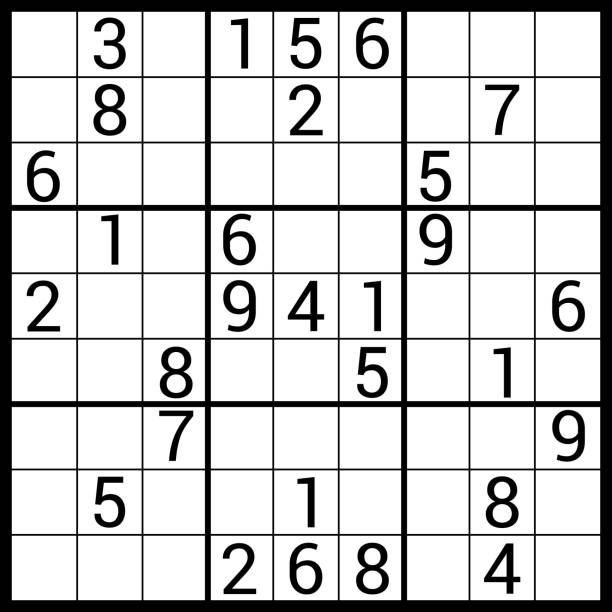
#> input picture CV-Practice/Sudoku.jpg, 612 x 612 px
$ python hough-trans.py
#> lines starting #> are read from the running program, lines starting #| are printed output that depends on the picture; after the words box and inside, x2 and y2 are one past the last pixel; in counts of white or black regions, pixels touching at a corner belong together
import cv2
import numpy as np

# Hough transform is a popular technique to detect any shape, if you can represent that shape in a mathematical form. It can detect a shape even if it is broken or distorted a bit
# A line in an image can be represented with two variables... Cartesian coords y = mx + b or Polar coords xcos(theta) + ysin(theta) = r

# Hough Space is represented in the mc space rather than the xy space
# Hough space allows us to represent a single point rather than needing to do a collection of points -> this is the capabilities of using the mc space
# formula for mc space is c = xm + ym -> slope is x and y is intercept
# every point is a line that intersects with each other at a single point to give the (m, c) point

# Hough transform algo
# Edge detection EX Canny edge detector
# Mapping of edge points to Hough space and storae in an accumulator
# Interpretation of accumulator yield lines of infinite length. Done by thresholding and possbily other constraints
# Conversion of infinite lines to finite lines

img  = cv2.imread('Sudoku.jpg')
#> img is the input picture: shape (612, 612, 3); min 0, max 255, mean 205.1
gray = cv2.cvtColor(img, cv2.COLOR_BGR2GRAY)
edges = cv2.Canny(gray, 50, 150, apertureSize=3) # canny edge detection, 50 and 150 are the first and second threshold
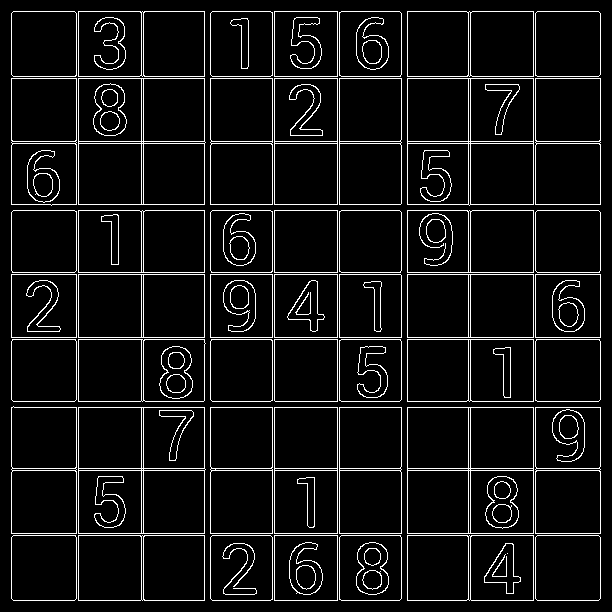
#> edges: shape (612, 612); 7.3% white in thin lines or dots
cv2.imshow('Canny', edges)
# lines in HoughLines is in polar coords, rep by 2 or 3 element vectors either rho theta or rho theta and vertz
lines = cv2.HoughLines(edges, 1, np.pi / 180, 200) # Houghlines takes source img, row value is distance resolution of acc in pixels, theta which is angle resolution of acc in radians, acc threshold parameter -> only returns lines within threshold
#> lines = 36 rows, first 8: [78, 0], [337, 0], [407, 0], [533, 0], [78, 1.57], [337, 1.57], [533, 1.57], [274, 0]

for line in lines:
    # rho is distance from coord (0, 0) (top left), and theta is line rotation angle in radians
    # want to tranform into normal cartesian coordinates for line formula
    rho, theta = line[0]
    a = np.cos(theta)
    b = np.sin(theta)
    # x0 and y0 will give origin/top left corner of image
    x0 = a * rho
    y0 = b * rho
    # x1 stores the rounded off value of (rho * cos(theta) + 1000 * sin(theta))
    x1 = int(x0 + 1000 * (-b))
    # y1 stores the rounded off value of (r * sin(theta) + 1000 * cos(theta))
    y1 = int(y0 + 1000 * (a))
    # x2 stores the rounded off value of (r * cos(theta) - 1000 * sin(theta))
    x2 = int(x0 - 1000 * (-b))
    # y1 stores the rounded off value of (r * sin(theta) - 1000 * cos(theta))
    y2 = int(y0 - 1000 * (a))
    cv2.line(img, (x1, y1), (x2, y2), (0, 0, 255), 2) # 2 is line thickness
#> this loop made 36 passes
#> (rho, theta, a, b, x0, y0, x1, y1) on passes 1 to 12: (78, 0, 1, 0, 78, 0, 78, 1000), (337, 0, 1, 0, 337, 0, 337, 1000), (407, 0, 1, 0, 407, 0, 407, 1000), (533, 0, 1, 0, 533, 0, 533, 1000), (78, 1.57, -4.37e-08, 1, -3.41e-06, 78, -1000, 77), (337, 1.57, -4.37e-08, 1, -1.47e-05, 337, -1000, 336), (533, 1.57, -4.37e-08, 1, -2.33e-05, 533, -1000, 532), (274, 0, 1, 0, 274, 0, 274, 1000), (274, 1.57, -4.37e-08, 1, -1.2e-05, 274, -1000, 273), (407, 1.57, -4.37e-08, 1, -1.78e-05, 407, -1000, 406), (204, 1.57, -4.37e-08, 1, -8.92e-06, 204, -1000, 203), (204, 0, 1, 0, 204, 0, 204, 1000)
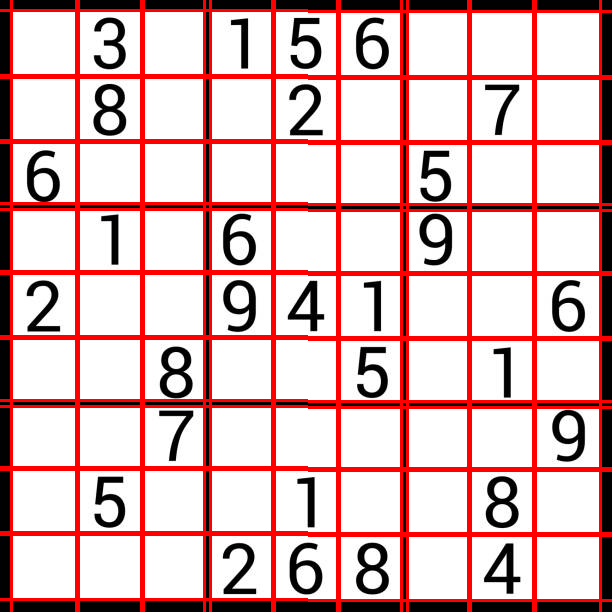
#> img: shape (612, 612, 3); 15.07% of pixels changed, all inside (x1, y1, x2, y2) = (0, 0, 612, 612)

cv2.imshow('image', img)
k = cv2.waitKey(0)
#> (key Esc is pressed here)
cv2.destroyAllWindows()

$ run again, with CV-Practice/HalfB-HalfW.jpg copied over CV-Practice/Sudoku.jpg
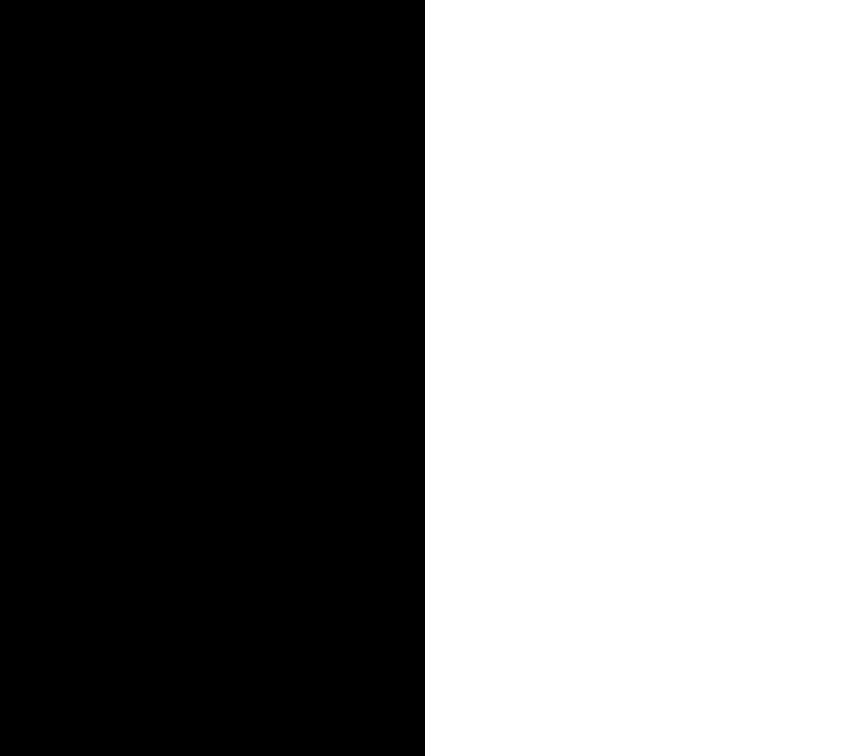
#> input picture CV-Practice/HalfB-HalfW.jpg, 850 x 756 px
#> img is the input picture: shape (756, 850, 3); min 0, max 255, mean 127.5
#> `edges = cv2.Canny(gray, 50, 150, apertureSize=3)`:
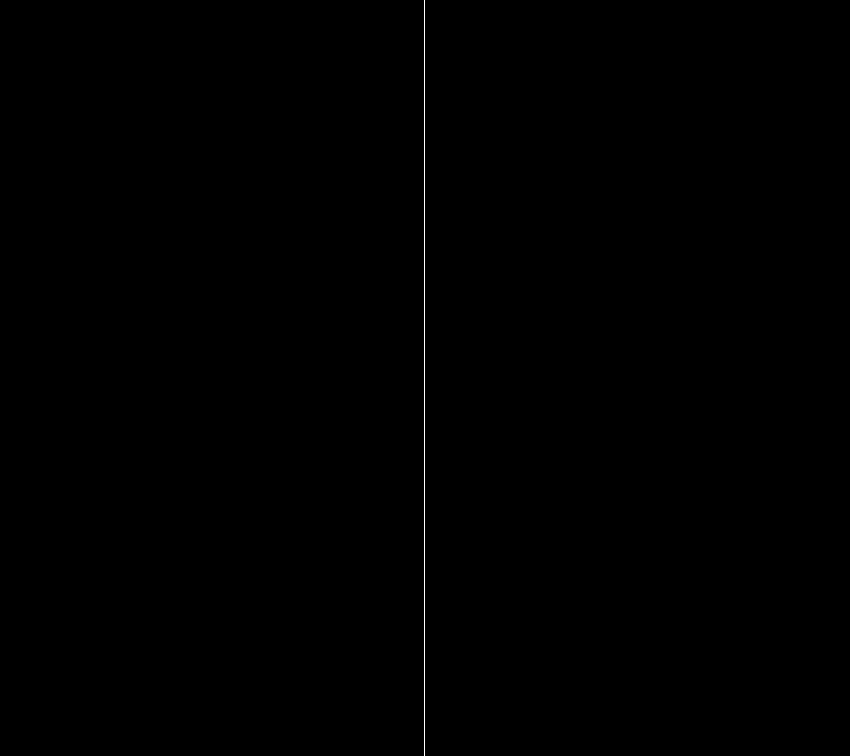
#> edges: shape (756, 850); 0.12% white in thin lines or dots, all inside (x1, y1, x2, y2) = (424, 0, 425, 756)
#> lines = [[424, 0]]
#> the loop `for line in lines:` made 1 pass
#> (rho, theta, a, b, x0, y0, x1, y1) on pass 1: (424, 0, 1, 0, 424, 0, 424, 1000)
#> after the loop `for line in lines:`:
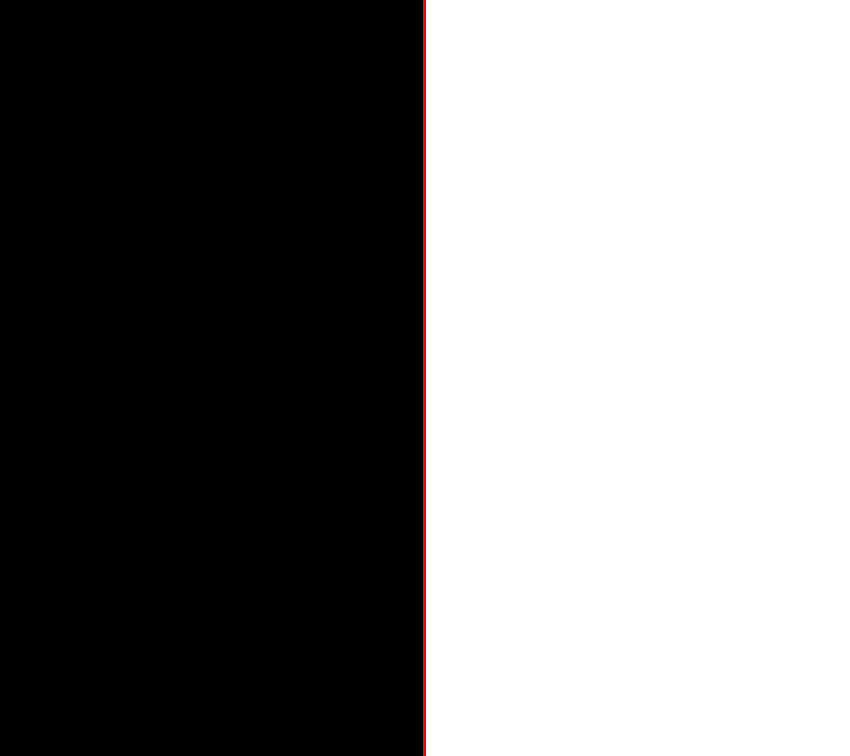
#> img: shape (756, 850, 3); 0.35% of pixels changed, all inside (x1, y1, x2, y2) = (423, 0, 426, 756)
